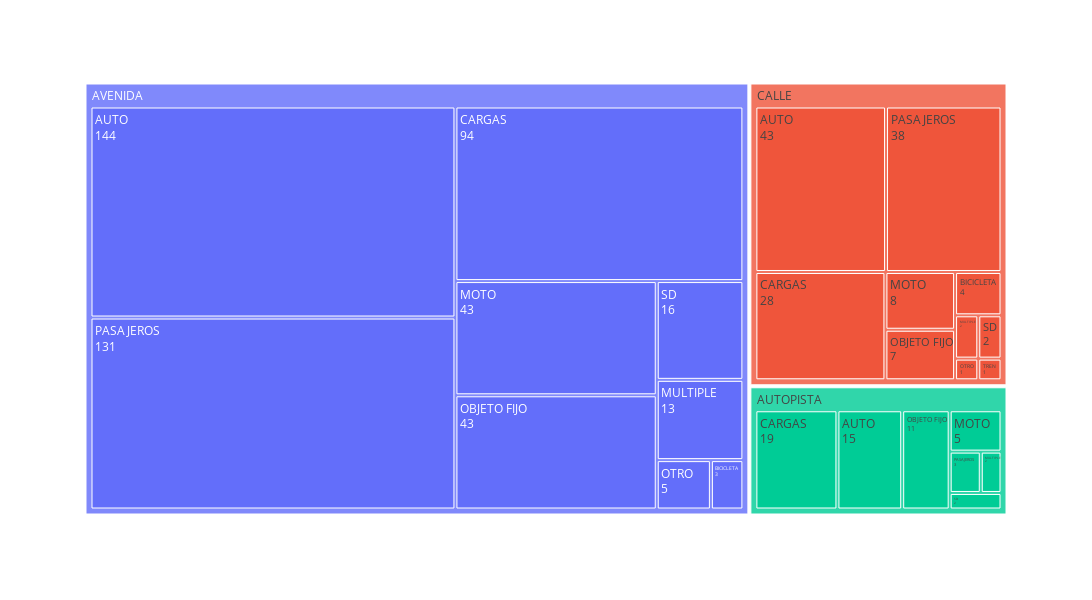

The cell this chart's notebook holds for it:
### Code cell
fig = px.treemap(df_homicidios_acusado, path=['TIPO_DE_CALLE', 'ACUSADO'], values='ID')
fig.update_traces(textinfo='label+value')
fig.update_layout(
    width=1200,
    height=600
)
fig.show()

### Figure 1 — Plotly figure (JSON) as saved in the notebook; plotly's stock layout.template omitted (floating-point values rounded to 4 significant figures)
{"data": [{"branchvalues": "total", "domain": {"x": [0, 1], "y": [0, 1]}, "hovertemplate": "labels=%{label}<br>ID=%{value}<br>parent=%{parent}<br>id=%{id}<extra></extra>", "ids": ["AUTOPISTA/AUTO", "AVENIDA/AUTO", "CALLE/AUTO", "AVENIDA/BICICLETA", "CALLE/BICICLETA", "AUTOPISTA/CARGAS", "AVENIDA/CARGAS", "CALLE/CARGAS", "AUTOPISTA/MOTO", "AVENIDA/MOTO", "CALLE/MOTO", "AUTOPISTA/MULTIPLE", "AVENIDA/MULTIPLE", "CALLE/MULTIPLE", "AUTOPISTA/OBJETO FIJO", "AVENIDA/OBJETO FIJO", "CALLE/OBJETO FIJO", "AVENIDA/OTRO", "CALLE/OTRO", "AUTOPISTA/PASAJEROS", "AVENIDA/PASAJEROS", "CALLE/PASAJEROS", "AUTOPISTA/SD", "AVENIDA/SD", "CALLE/SD", "CALLE/TREN", "AUTOPISTA", "AVENIDA", "CALLE"], "labels": ["AUTO", "AUTO", "AUTO", "BICICLETA", "BICICLETA", "CARGAS", "CARGAS", "CARGAS", "MOTO", "MOTO", "MOTO", "MULTIPLE", "MULTIPLE", "MULTIPLE", "OBJETO FIJO", "OBJETO FIJO", "OBJETO FIJO", "OTRO", "OTRO", "PASAJEROS", "PASAJEROS", "PASAJEROS", "SD", "SD", "SD", "TREN", "AUTOPISTA", "AVENIDA", "CALLE"], "name": "", "parents": ["AUTOPISTA", "AVENIDA", "CALLE", "AVENIDA", "CALLE", "AUTOPISTA", "AVENIDA", "CALLE", "AUTOPISTA", "AVENIDA", "CALLE", "AUTOPISTA", "AVENIDA", "CALLE", "AUTOPISTA", "AVENIDA", "CALLE", "AVENIDA", "CALLE", "AUTOPISTA", "AVENIDA", "CALLE", "AUTOPISTA", "AVENIDA", "CALLE", "CALLE", "", "", ""], "textinfo": "label+value", "type": "treemap", "values": [15, 144, 43, 3, 4, 19, 94, 28, 5, 43, 8, 2, 13, 2, 11, 43, 7, 5, 1, 3, 131, 38, 2, 16, 2, 1, 57, 492, 134]}], "layout": {"height": 600, "legend": {"tracegroupgap": 0}, "margin": {"t": 60}, "width": 1200}}
